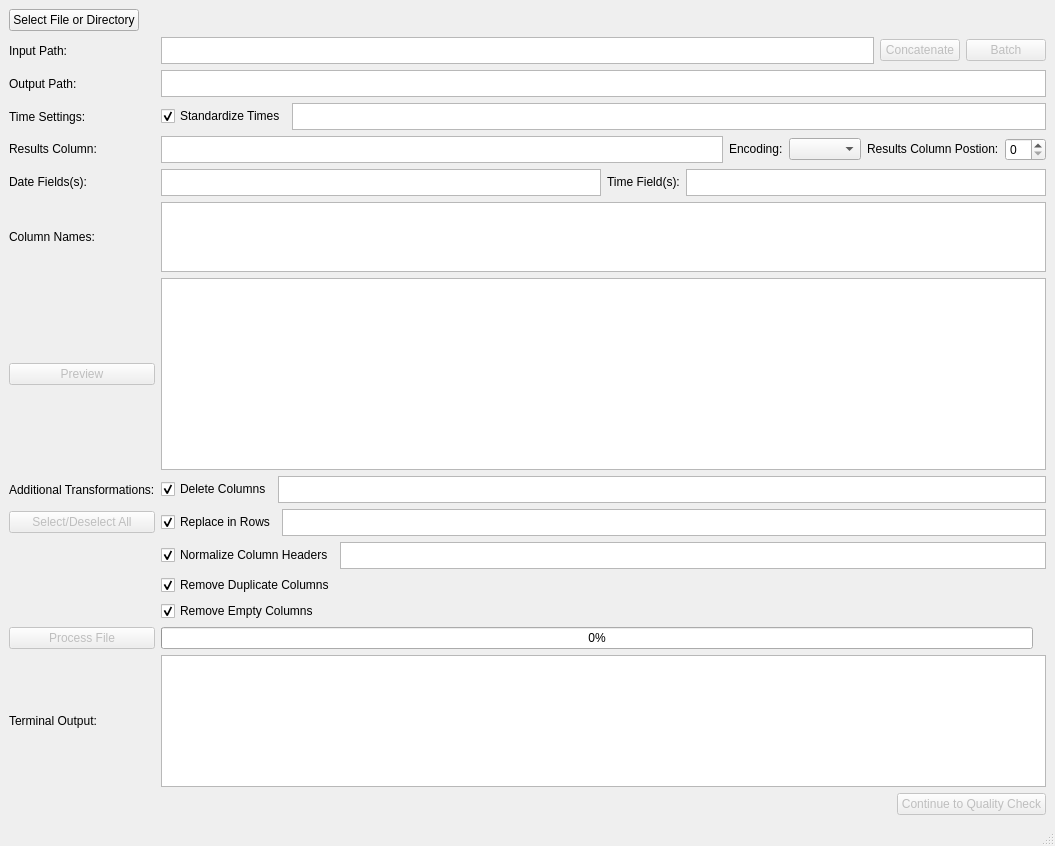
<?xml version="1.0" encoding="UTF-8"?>
<ui version="4.0">
 <class>parserMainWindow</class>
 <widget class="QMainWindow" name="parserMainWindow">
  <property name="geometry">
   <rect>
    <x>0</x>
    <y>0</y>
    <width>1055</width>
    <height>846</height>
   </rect>
  </property>
  <property name="sizePolicy">
   <sizepolicy hsizetype="Expanding" vsizetype="Expanding">
    <horstretch>0</horstretch>
    <verstretch>0</verstretch>
   </sizepolicy>
  </property>
  <property name="windowTitle">
   <string>TACT</string>
  </property>
  <widget class="QWidget" name="centralwidget">
   <layout class="QHBoxLayout" name="horizontalLayout_17">
    <item>
     <layout class="QGridLayout" name="gridLayout">
      <item row="0" column="0">
       <widget class="QPushButton" name="selectFileButton">
        <property name="sizePolicy">
         <sizepolicy hsizetype="Fixed" vsizetype="Fixed">
          <horstretch>0</horstretch>
          <verstretch>0</verstretch>
         </sizepolicy>
        </property>
        <property name="text">
         <string>Select File or Directory</string>
        </property>
       </widget>
      </item>
      <item row="1" column="0">
       <widget class="QLabel" name="filePathLabel">
        <property name="sizePolicy">
         <sizepolicy hsizetype="Preferred" vsizetype="Preferred">
          <horstretch>0</horstretch>
          <verstretch>0</verstretch>
         </sizepolicy>
        </property>
        <property name="frameShape">
         <enum>QFrame::NoFrame</enum>
        </property>
        <property name="frameShadow">
         <enum>QFrame::Plain</enum>
        </property>
        <property name="text">
         <string>Input Path:</string>
        </property>
       </widget>
      </item>
      <item row="1" column="1">
       <layout class="QHBoxLayout" name="horizontalLayout_4">
        <item>
         <widget class="QPlainTextEdit" name="inputFileTextBox">
          <property name="sizePolicy">
           <sizepolicy hsizetype="Expanding" vsizetype="Fixed">
            <horstretch>0</horstretch>
            <verstretch>0</verstretch>
           </sizepolicy>
          </property>
          <property name="maximumSize">
           <size>
            <width>16777215</width>
            <height>27</height>
           </size>
          </property>
          <property name="baseSize">
           <size>
            <width>0</width>
            <height>40</height>
           </size>
          </property>
         </widget>
        </item>
        <item>
         <layout class="QHBoxLayout" name="horizontalLayout_3">
          <item>
           <widget class="QPushButton" name="concatButton">
            <property name="enabled">
             <bool>false</bool>
            </property>
            <property name="sizePolicy">
             <sizepolicy hsizetype="Fixed" vsizetype="Fixed">
              <horstretch>0</horstretch>
              <verstretch>0</verstretch>
             </sizepolicy>
            </property>
            <property name="text">
             <string>Concatenate</string>
            </property>
           </widget>
          </item>
          <item>
           <widget class="QPushButton" name="batchButton">
            <property name="enabled">
             <bool>false</bool>
            </property>
            <property name="sizePolicy">
             <sizepolicy hsizetype="Fixed" vsizetype="Fixed">
              <horstretch>0</horstretch>
              <verstretch>0</verstretch>
             </sizepolicy>
            </property>
            <property name="text">
             <string>Batch</string>
            </property>
           </widget>
          </item>
         </layout>
        </item>
       </layout>
      </item>
      <item row="2" column="0">
       <widget class="QLabel" name="label">
        <property name="text">
         <string>Output Path:</string>
        </property>
       </widget>
      </item>
      <item row="2" column="1">
       <widget class="QPlainTextEdit" name="outputFileTextBox">
        <property name="sizePolicy">
         <sizepolicy hsizetype="Expanding" vsizetype="Fixed">
          <horstretch>0</horstretch>
          <verstretch>0</verstretch>
         </sizepolicy>
        </property>
        <property name="maximumSize">
         <size>
          <width>16777215</width>
          <height>27</height>
         </size>
        </property>
        <property name="acceptDrops">
         <bool>false</bool>
        </property>
       </widget>
      </item>
      <item row="3" column="0">
       <widget class="QLabel" name="time_args_label">
        <property name="text">
         <string>Time Settings:</string>
        </property>
       </widget>
      </item>
      <item row="3" column="1">
       <layout class="QHBoxLayout" name="horizontalLayout_9">
        <item>
         <widget class="QCheckBox" name="fix_times_checkBox">
          <property name="text">
           <string>Standardize Times</string>
          </property>
          <property name="checked">
           <bool>true</bool>
          </property>
         </widget>
        </item>
        <item>
         <widget class="QPlainTextEdit" name="fix_times_args">
          <property name="maximumSize">
           <size>
            <width>16777215</width>
            <height>27</height>
           </size>
          </property>
         </widget>
        </item>
       </layout>
      </item>
      <item row="4" column="0">
       <widget class="QLabel" name="resultsColumnLabel">
        <property name="sizePolicy">
         <sizepolicy hsizetype="Preferred" vsizetype="Fixed">
          <horstretch>0</horstretch>
          <verstretch>0</verstretch>
         </sizepolicy>
        </property>
        <property name="text">
         <string>Results Column:</string>
        </property>
       </widget>
      </item>
      <item row="4" column="1">
       <layout class="QHBoxLayout" name="horizontalLayout_5">
        <item>
         <widget class="QPlainTextEdit" name="resultsColumnTextBox">
          <property name="sizePolicy">
           <sizepolicy hsizetype="Expanding" vsizetype="Fixed">
            <horstretch>0</horstretch>
            <verstretch>0</verstretch>
           </sizepolicy>
          </property>
          <property name="maximumSize">
           <size>
            <width>16777215</width>
            <height>27</height>
           </size>
          </property>
          <property name="acceptDrops">
           <bool>false</bool>
          </property>
         </widget>
        </item>
        <item>
         <layout class="QHBoxLayout" name="horizontalLayout">
          <item>
           <widget class="QLabel" name="encodingLabel">
            <property name="sizePolicy">
             <sizepolicy hsizetype="Preferred" vsizetype="Fixed">
              <horstretch>0</horstretch>
              <verstretch>0</verstretch>
             </sizepolicy>
            </property>
            <property name="text">
             <string>Encoding:</string>
            </property>
           </widget>
          </item>
          <item>
           <widget class="QComboBox" name="encodingDropDown">
            <property name="editable">
             <bool>false</bool>
            </property>
            <property name="currentText">
             <string/>
            </property>
            <property name="currentIndex">
             <number>-1</number>
            </property>
           </widget>
          </item>
         </layout>
        </item>
        <item>
         <layout class="QHBoxLayout" name="horizontalLayout_2">
          <item>
           <widget class="QLabel" name="resultsColumnPostionLabel">
            <property name="sizePolicy">
             <sizepolicy hsizetype="Preferred" vsizetype="Fixed">
              <horstretch>0</horstretch>
              <verstretch>0</verstretch>
             </sizepolicy>
            </property>
            <property name="text">
             <string>Results Column Postion:</string>
            </property>
           </widget>
          </item>
          <item>
           <widget class="QSpinBox" name="columnPositionSpinBox"/>
          </item>
         </layout>
        </item>
       </layout>
      </item>
      <item row="5" column="0">
       <widget class="QLabel" name="dateFieldsLabel">
        <property name="sizePolicy">
         <sizepolicy hsizetype="Preferred" vsizetype="Fixed">
          <horstretch>0</horstretch>
          <verstretch>0</verstretch>
         </sizepolicy>
        </property>
        <property name="text">
         <string>Date Fields(s):</string>
        </property>
       </widget>
      </item>
      <item row="5" column="1">
       <layout class="QHBoxLayout" name="horizontalLayout_7">
        <item>
         <widget class="QPlainTextEdit" name="dateFieldsTextBox">
          <property name="sizePolicy">
           <sizepolicy hsizetype="Expanding" vsizetype="Fixed">
            <horstretch>0</horstretch>
            <verstretch>0</verstretch>
           </sizepolicy>
          </property>
          <property name="maximumSize">
           <size>
            <width>16777215</width>
            <height>27</height>
           </size>
          </property>
          <property name="acceptDrops">
           <bool>false</bool>
          </property>
         </widget>
        </item>
        <item>
         <layout class="QHBoxLayout" name="horizontalLayout_6">
          <item>
           <widget class="QLabel" name="timeFieldLabel">
            <property name="sizePolicy">
             <sizepolicy hsizetype="Preferred" vsizetype="Fixed">
              <horstretch>0</horstretch>
              <verstretch>0</verstretch>
             </sizepolicy>
            </property>
            <property name="text">
             <string>Time Field(s):</string>
            </property>
           </widget>
          </item>
          <item>
           <widget class="QPlainTextEdit" name="timeFieldTextBox">
            <property name="sizePolicy">
             <sizepolicy hsizetype="Expanding" vsizetype="Fixed">
              <horstretch>0</horstretch>
              <verstretch>0</verstretch>
             </sizepolicy>
            </property>
            <property name="maximumSize">
             <size>
              <width>16777215</width>
              <height>27</height>
             </size>
            </property>
           </widget>
          </item>
         </layout>
        </item>
       </layout>
      </item>
      <item row="6" column="0">
       <widget class="QLabel" name="columnOutputLabel">
        <property name="sizePolicy">
         <sizepolicy hsizetype="Preferred" vsizetype="Fixed">
          <horstretch>0</horstretch>
          <verstretch>0</verstretch>
         </sizepolicy>
        </property>
        <property name="maximumSize">
         <size>
          <width>16777215</width>
          <height>40</height>
         </size>
        </property>
        <property name="text">
         <string>Column Names:</string>
        </property>
       </widget>
      </item>
      <item row="6" column="1">
       <widget class="QTableWidget" name="columnsTable">
        <property name="sizePolicy">
         <sizepolicy hsizetype="Expanding" vsizetype="MinimumExpanding">
          <horstretch>0</horstretch>
          <verstretch>0</verstretch>
         </sizepolicy>
        </property>
        <property name="maximumSize">
         <size>
          <width>16777215</width>
          <height>70</height>
         </size>
        </property>
        <property name="baseSize">
         <size>
          <width>0</width>
          <height>40</height>
         </size>
        </property>
       </widget>
      </item>
      <item row="7" column="0">
       <widget class="QPushButton" name="previewButton">
        <property name="enabled">
         <bool>false</bool>
        </property>
        <property name="text">
         <string>Preview</string>
        </property>
       </widget>
      </item>
      <item row="7" column="1">
       <widget class="QTableWidget" name="previewTable"/>
      </item>
      <item row="8" column="0">
       <widget class="QLabel" name="transformation_label">
        <property name="text">
         <string>Additional Transformations:</string>
        </property>
       </widget>
      </item>
      <item row="8" column="1">
       <layout class="QHBoxLayout" name="horizontalLayout_14">
        <item>
         <widget class="QCheckBox" name="delete_columns_checkBox">
          <property name="text">
           <string>Delete Columns</string>
          </property>
          <property name="checked">
           <bool>true</bool>
          </property>
         </widget>
        </item>
        <item>
         <widget class="QPlainTextEdit" name="columns_to_delete_args">
          <property name="maximumSize">
           <size>
            <width>16777215</width>
            <height>27</height>
           </size>
          </property>
         </widget>
        </item>
       </layout>
      </item>
      <item row="9" column="0">
       <widget class="QPushButton" name="select_all_button">
        <property name="enabled">
         <bool>false</bool>
        </property>
        <property name="text">
         <string>Select/Deselect All</string>
        </property>
       </widget>
      </item>
      <item row="9" column="1">
       <layout class="QHBoxLayout" name="horizontalLayout_13">
        <item>
         <widget class="QCheckBox" name="replacement_Checkbox">
          <property name="text">
           <string>Replace in Rows</string>
          </property>
          <property name="checked">
           <bool>true</bool>
          </property>
         </widget>
        </item>
        <item>
         <widget class="QPlainTextEdit" name="replacement_args">
          <property name="maximumSize">
           <size>
            <width>16777215</width>
            <height>27</height>
           </size>
          </property>
         </widget>
        </item>
       </layout>
      </item>
      <item row="10" column="1">
       <layout class="QHBoxLayout" name="horizontalLayout_11">
        <item>
         <widget class="QCheckBox" name="normalize_columns_checkBox">
          <property name="text">
           <string>Normalize Column Headers</string>
          </property>
          <property name="checked">
           <bool>true</bool>
          </property>
         </widget>
        </item>
        <item>
         <widget class="QPlainTextEdit" name="normalize_headers_args">
          <property name="maximumSize">
           <size>
            <width>16777215</width>
            <height>27</height>
           </size>
          </property>
         </widget>
        </item>
       </layout>
      </item>
      <item row="11" column="1">
       <layout class="QHBoxLayout" name="horizontalLayout_15">
        <item>
         <widget class="QCheckBox" name="de_dupe_checkBox">
          <property name="text">
           <string>Remove Duplicate Columns</string>
          </property>
          <property name="checked">
           <bool>true</bool>
          </property>
         </widget>
        </item>
        <item>
         <spacer name="horizontalSpacer">
          <property name="orientation">
           <enum>Qt::Horizontal</enum>
          </property>
          <property name="sizeHint" stdset="0">
           <size>
            <width>40</width>
            <height>20</height>
           </size>
          </property>
         </spacer>
        </item>
       </layout>
      </item>
      <item row="12" column="1">
       <layout class="QHBoxLayout" name="horizontalLayout_16">
        <item>
         <widget class="QCheckBox" name="remove_columns_checkBox">
          <property name="text">
           <string>Remove Empty Columns</string>
          </property>
          <property name="checked">
           <bool>true</bool>
          </property>
         </widget>
        </item>
        <item>
         <spacer name="horizontalSpacer_3">
          <property name="orientation">
           <enum>Qt::Horizontal</enum>
          </property>
          <property name="sizeHint" stdset="0">
           <size>
            <width>40</width>
            <height>20</height>
           </size>
          </property>
         </spacer>
        </item>
       </layout>
      </item>
      <item row="13" column="0">
       <widget class="QPushButton" name="processFileButton">
        <property name="enabled">
         <bool>false</bool>
        </property>
        <property name="text">
         <string>Process File</string>
        </property>
       </widget>
      </item>
      <item row="13" column="1">
       <layout class="QHBoxLayout" name="horizontalLayout_8">
        <item>
         <widget class="QProgressBar" name="fileProcessingProgressBar">
          <property name="enabled">
           <bool>true</bool>
          </property>
          <property name="value">
           <number>0</number>
          </property>
         </widget>
        </item>
        <item>
         <widget class="QLabel" name="processingComplete">
          <property name="enabled">
           <bool>true</bool>
          </property>
          <property name="sizePolicy">
           <sizepolicy hsizetype="Fixed" vsizetype="Fixed">
            <horstretch>0</horstretch>
            <verstretch>0</verstretch>
           </sizepolicy>
          </property>
          <property name="maximumSize">
           <size>
            <width>40</width>
            <height>40</height>
           </size>
          </property>
          <property name="text">
           <string/>
          </property>
          <property name="pixmap">
           <pixmap>../../../Downloads/check-mark-button-emoji-clipart-xl.png</pixmap>
          </property>
          <property name="scaledContents">
           <bool>true</bool>
          </property>
         </widget>
        </item>
       </layout>
      </item>
      <item row="14" column="0">
       <widget class="QLabel" name="terminalOutputLabel">
        <property name="text">
         <string>Terminal Output:</string>
        </property>
       </widget>
      </item>
      <item row="14" column="1">
       <widget class="QTextBrowser" name="terminalOutput">
        <property name="sizeAdjustPolicy">
         <enum>QAbstractScrollArea::AdjustToContents</enum>
        </property>
       </widget>
      </item>
      <item row="15" column="1">
       <layout class="QHBoxLayout" name="horizontalLayout_10">
        <item>
         <spacer name="horizontalSpacer_2">
          <property name="orientation">
           <enum>Qt::Horizontal</enum>
          </property>
          <property name="sizeHint" stdset="0">
           <size>
            <width>40</width>
            <height>20</height>
           </size>
          </property>
         </spacer>
        </item>
        <item>
         <widget class="QPushButton" name="toQualityButton">
          <property name="enabled">
           <bool>false</bool>
          </property>
          <property name="maximumSize">
           <size>
            <width>200</width>
            <height>16777215</height>
           </size>
          </property>
          <property name="text">
           <string>Continue to Quality Check</string>
          </property>
         </widget>
        </item>
       </layout>
      </item>
     </layout>
    </item>
   </layout>
  </widget>
  <widget class="QStatusBar" name="statusbar">
   <property name="baseSize">
    <size>
     <width>0</width>
     <height>0</height>
    </size>
   </property>
  </widget>
 </widget>
 <resources/>
 <connections/>
</ui>
